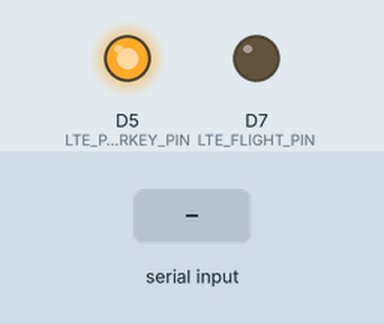
Recording of a sketch running on a simulated Arduino Zero (SAMD21). Shown: output pins drawn as LEDs (lit = HIGH). The inputs (shaded band) are chosen by the test bench. The modem accepts every AT command (registered, SIM ready, sends succeed) and sends nothing else; what the sketch prints to the serial monitor is not drawn.

Above: at 0.2 s.
At 5.5 s:
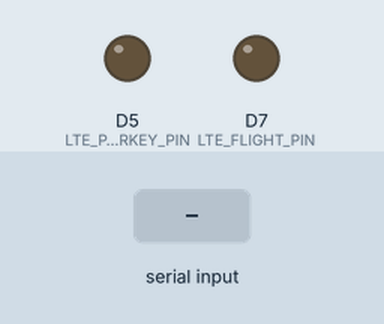
5.6 s: "+CGPSINFO:\n" received over the second serial link
Timing chart, 0 to 8.6 s (numbered marks = the images above; inputs shaded):
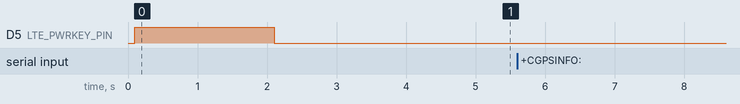

The sketch:

Autonomous_Aquatics_GPS_Parse.ino
```cpp
#include<string.h>

//----------MUCH OF THE FOLLOWING SETUP IS BOILERPLATE COPIED DIRECTLY FROM MAKERFABS.COM----------
#define LTE_RESET_PIN  6
#define LTE_PWRKEY_PIN 5
#define LTE_FLIGHT_PIN 7
#define UART_BAUD      115200
#define MODEM_RXD      0
#define MODEM_TXD      1

String lat;
String lon;
String currentLine;

void setup(){
  SerialUSB.begin(115200);
  Serial1.begin(115200);

  pinMode(LTE_RESET_PIN, OUTPUT);
  digitalWrite(LTE_RESET_PIN, LOW);
  pinMode(LTE_PWRKEY_PIN, OUTPUT);
  digitalWrite(LTE_RESET_PIN, LOW);
  delay(100);
  digitalWrite(LTE_PWRKEY_PIN, HIGH);
  delay(2000);
  digitalWrite(LTE_PWRKEY_PIN, LOW);
  pinMode(LTE_FLIGHT_PIN, OUTPUT);
  digitalWrite(LTE_FLIGHT_PIN, LOW);
  //----------END OF COPIED BOILERPLATE----------

  SerialUSB.println("GPS Parsing Test:");
  while(!Serial1.available()){
    Serial1.println("AT");
    delay(200);
  }
  delay(1000);
  Serial1.println("AT+CGPS=1");
  delay(1000);
}

void loop() {
  //Read the current line of output from the SIM7600
  currentLine = readline();
  //If the line contains the tag relevant to GPS information, parse the line as GPS coordinates
  if (currentLine.indexOf("+CGPSINFO:") != -1){
    parseGPS(currentLine);
    SerialUSB.println(currentLine);
  }
  //Make a new request for GPS coordinates
  getGPS();
  SerialUSB.println(lat);
  SerialUSB.println(lon);
}

void getGPS() {
  Serial1.println("AT+CGPSINFO");
}

//Parse the string returned by the SIM7600 upon requesting GPS coordinates, to store decimal degree latitude and longitude values
void parseGPS(String sentence) {
  lat = (sentence.substring(11, 13).toFloat() + sentence.substring(13, 22).toFloat()/60) * ((sentence.charAt(23) == 'S') ? -1 : 1);
  lon = (sentence.substring(25, 28).toFloat() + sentence.substring(28, 37).toFloat()/60) * ((sentence.charAt(38) == 'W') ? -1 : 1);
}

String readline() {
  char received[128] = "";
  int index = 0;
  char rc;
  bool done = false;
  //If there is more string to be read, keep reading
  while (done == false){
    while (Serial1.available() > 0){
      //Read the next character of the buffer
      rc = Serial1.read();
        //If it is a newline, terminate the string and return it
        if (rc == '\n'){
          received[index] = '\0';
          done = true;
          return String(received);
        }
        else{
          //Otherwise, continue unless we reach our buffer limit
          received[index] = rc;
          index++;
          if (index >= 128){
            return String(received);
        }
      }
    }
  }
}
```
